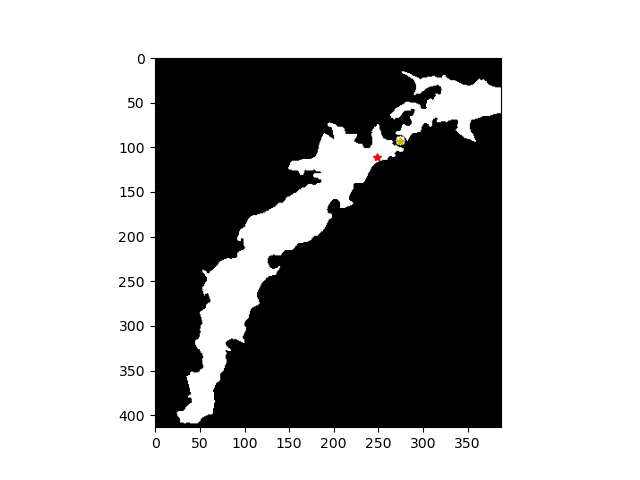
#> input picture review_imgs/100_1.png, 640 x 480 px
$ python -i astar.py   (imports and definitions only)
#> lines starting #> are read from the running program, lines starting #| are printed output that depends on the picture
#> further down, picture is the input picture: shape (480, 640, 3); mean B, G, R 162.5, 162.5, 162.6
# Abandon all hope ye who enter beyond this point
import heapq
import numpy as np
import matplotlib
import matplotlib.pyplot as plt
import math
from matplotlib.pyplot import figure
import numpy as np
import cv2
from utils import pixels_conversion, enum_to_unit, to_coord_list
import pandas as pd
from typings import Unit, Workflow, DataObj, OutputOptions, WorkflowObj
from typing import List, Tuple
import time
from PyQt5.QtCore import pyqtSignal
import logging

# [70 lines left out: functions points2line, map_downscale, not called in this run]

def map_fill(img, flip = True):
    # img = cv2.imread(img_path, 0)

#> called with flip = True
    ret, binary = cv2.threshold(img, 0, 255, cv2.THRESH_BINARY)
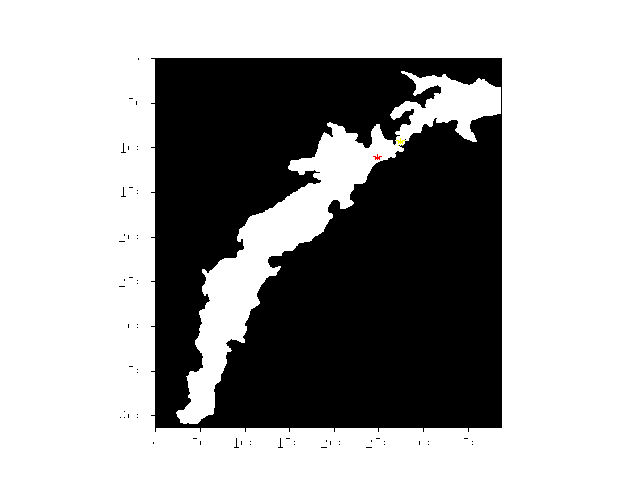
#> binary: shape (480, 640, 3); mean B, G, R 164.3, 164.4, 164.4

    if(flip):
        binary = cv2.bitwise_not(binary)
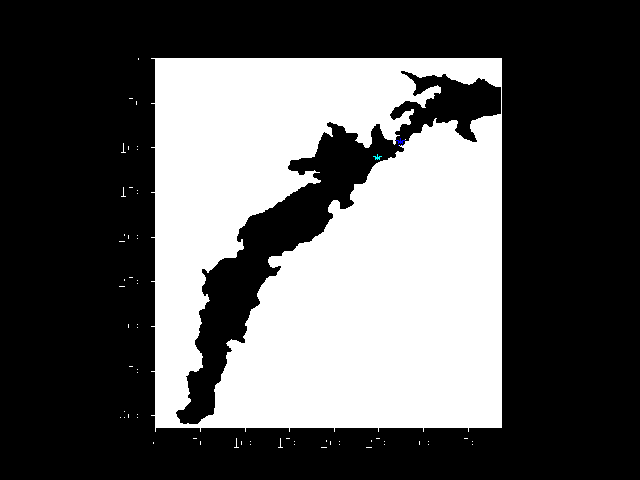
#> binary: shape (480, 640, 3); mean B, G, R 90.7, 90.6, 90.6

    out = np.zeros_like(binary)

#> (the run stopped early here; a loop or call above may not have finished)
